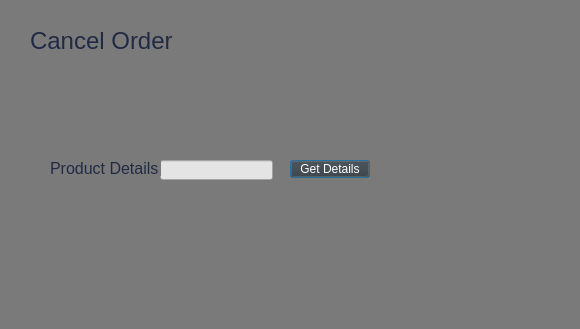
<?xml version="1.0" encoding="UTF-8"?>
<ui version="4.0">
 <class>CancelOrder</class>
 <widget class="QDialog" name="CancelOrder">
  <property name="geometry">
   <rect>
    <x>0</x>
    <y>0</y>
    <width>580</width>
    <height>329</height>
   </rect>
  </property>
  <property name="windowTitle">
   <string>Dialog</string>
  </property>
  <property name="styleSheet">
   <string notr="true">background-color: rgb(122, 122, 122);</string>
  </property>
  <widget class="QLineEdit" name="lineEdit">
   <property name="geometry">
    <rect>
     <x>160</x>
     <y>160</y>
     <width>113</width>
     <height>20</height>
    </rect>
   </property>
   <property name="styleSheet">
    <string notr="true">background-color: rgb(228, 228, 228);</string>
   </property>
  </widget>
  <widget class="QPushButton" name="pushButton">
   <property name="geometry">
    <rect>
     <x>290</x>
     <y>160</y>
     <width>80</width>
     <height>18</height>
    </rect>
   </property>
   <property name="cursor">
    <cursorShape>PointingHandCursor</cursorShape>
   </property>
   <property name="styleSheet">
    <string notr="true">background-color: rgb(55, 55, 55);
color: rgb(255, 255, 255);</string>
   </property>
   <property name="text">
    <string>Get Details</string>
   </property>
  </widget>
  <widget class="QLabel" name="label">
   <property name="geometry">
    <rect>
     <x>30</x>
     <y>30</y>
     <width>161</width>
     <height>21</height>
    </rect>
   </property>
   <property name="font">
    <font>
     <pointsize>18</pointsize>
    </font>
   </property>
   <property name="styleSheet">
    <string notr="true">color: rgb(32, 42, 68);</string>
   </property>
   <property name="text">
    <string>Cancel Order</string>
   </property>
  </widget>
  <widget class="QLabel" name="label_2">
   <property name="geometry">
    <rect>
     <x>50</x>
     <y>160</y>
     <width>111</width>
     <height>16</height>
    </rect>
   </property>
   <property name="font">
    <font>
     <pointsize>12</pointsize>
    </font>
   </property>
   <property name="styleSheet">
    <string notr="true">color: rgb(32, 42, 68);</string>
   </property>
   <property name="text">
    <string>Product Details</string>
   </property>
  </widget>
 </widget>
 <resources/>
 <connections/>
</ui>
